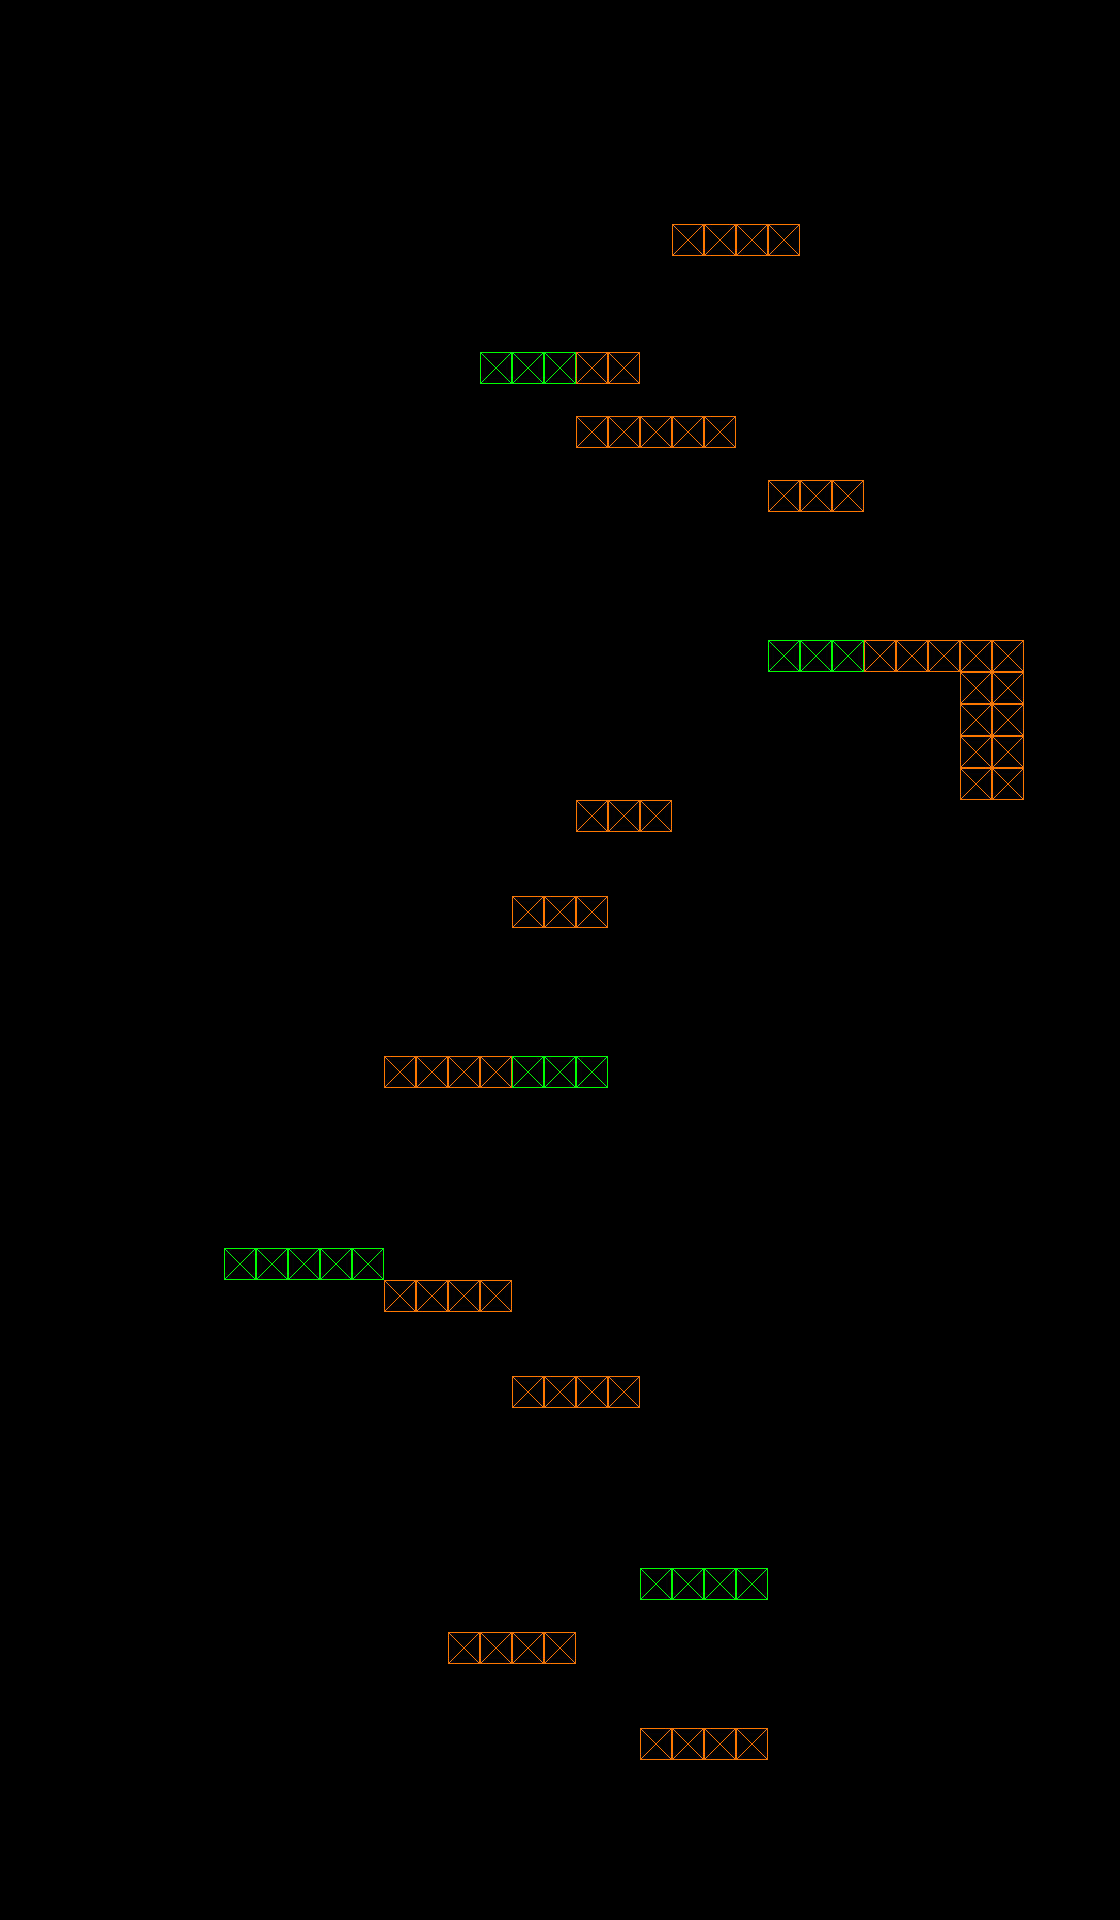

This is a level from a 2D game, rendered from its Tiled map with the project's own tilesets. A one-line summary and the map file follow, with tile-layer data summarised:
An orthogonal 35x60 tile map with 32x32 px tiles, 2 tile layers (prototype, collisions), 2 hidden layers not drawn, 5 tilesets and 15 objects (9x Frog, 2x Berserk, Door, Player, Goal, ...).

<map version="1.10" tiledversion="1.12.1" orientation="orthogonal" renderorder="right-down" width="35" height="60" tilewidth="32" tileheight="32" infinite="0" nextlayerid="6" nextobjectid="23">
 <editorsettings>
  <export target="../../src/PolyGone/Maps/Level4-Dylan.json" format="json" />
 </editorsettings>
 <tileset firstgid="1" source="../TiledSets/Proto.tsx" />
 <tileset firstgid="65" source="../TiledSets/CollisionTiles.tsx" />
 <tileset firstgid="81" source="../TiledSets/TextureSheet.tsx" />
 <tileset firstgid="145" source="../TiledSets/PlayerSheet.tsx" />
 <tileset firstgid="149" source="../TiledSets/EnemySheet.tsx" />
 <imagelayer id="5" name="background" visible="0" parallaxx="0.8" parallaxy="0.9" repeatx="1" repeaty="1">
  <image source="../../src/PolyGone/Content/Textures/Backgrounds/CastleBackground.png" width="256" height="256" />
 </imagelayer>
 <layer id="1" name="prototype" width="35" height="60">
  <data>[2100 cells, 756 non-empty, 3 distinct tile ids]</data>
 </layer>
 <layer id="3" name="tiles" width="35" height="60" visible="0">
  <data>[2100 cells, 756 non-empty, 10 distinct tile ids]</data>
 </layer>
 <objectgroup id="4" name="objects">
  <object id="1" name="Hub" type="Door" x="128" y="1824" width="32" height="32">
   <properties>
    <property name="connects" value="Hub" />
    <property name="loadX" type="int" value="64" />
    <property name="loadY" type="int" value="576" />
   </properties>
  </object>
  <object id="2" type="Player" gid="145" x="160" y="1824" width="32" height="32" />
  <object id="3" name="Goal" type="Goal" x="928" y="224" width="32" height="32" />
  <object id="4" type="Frog" gid="151" x="448" y="1824" width="32" height="32" />
  <object id="5" type="Frog" gid="151" x="512" y="1632" width="32" height="32" />
  <object id="6" type="Frog" gid="151" x="736" y="1568" width="32" height="32" />
  <object id="7" type="Frog" gid="151" x="544" y="1376" width="32" height="32" />
  <object id="9" type="Frog" gid="151" x="448" y="1056" width="32" height="32" />
  <object id="10" type="Frog" gid="151" x="544" y="896" width="32" height="32" />
  <object id="11" type="Frog" gid="151" x="864" y="640" width="32" height="32" />
  <object id="12" type="Frog" gid="151" x="640" y="416" width="32" height="32" />
  <object id="13" type="Frog" gid="151" x="736" y="224" width="32" height="32" />
  <object id="18" type="Factory" gid="153" x="96" y="352" width="32" height="32" />
  <object id="20" type="Berserk" gid="152" x="864" y="800" width="32" height="32" />
  <object id="22" type="Berserk" gid="152" x="128" y="1248" width="32" height="32" />
 </objectgroup>
 <layer id="2" name="collisions" width="35" height="60">
  <data>[2100 cells, 756 non-empty, 3 distinct tile ids]</data>
 </layer>
</map>
